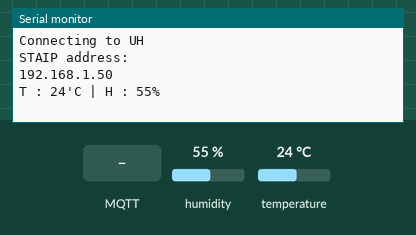
A sketch run on a simulated ESP32. Parts: the last lines printed to the serial monitor. Inputs (shaded band) come from the test bench; at power-on: humidity 55 %, temperature 24 °C. WiFi joins after 1.5 s; servers stay silent unless stated; no MQTT or app messages arrive unless stated.

Above: at 2.7 s.
2.8 s: MQTT message "cp/m" arrives on the first subscribed topic
5.0 s: MQTT message "on" arrives on the first subscribed topic
7.1 s: MQTT message "off" arrives on the first subscribed topic
9.1 s: humidity set to 22 %
At 10.4 s:
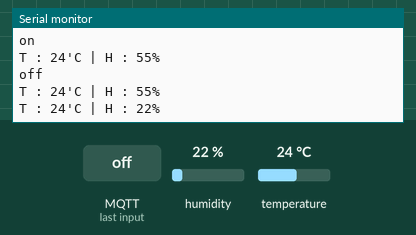
10.6 s: temperature set to 12 °C
At 12.0 s:
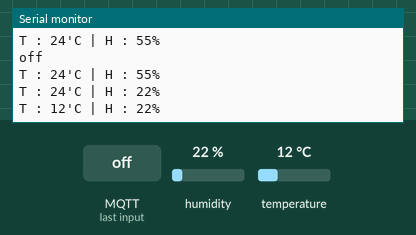
12.1 s: humidity set to 40 %
At 14.4 s:
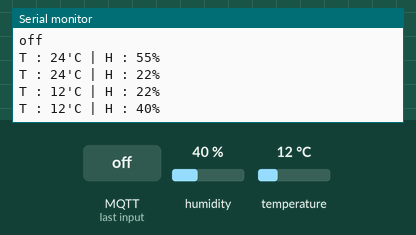
Timing chart, 0 to 14.6 s (numbered marks = the images above; inputs shaded):
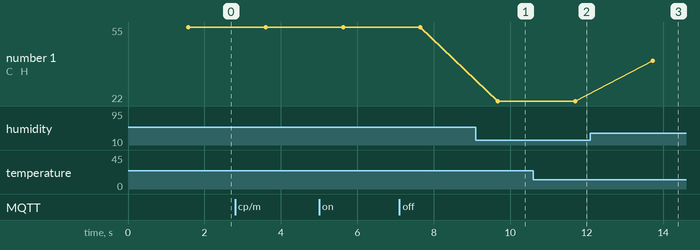

Measured:
- after the input at 9.1 s, the serial monitor: prints a new line after 0.57 s (image 1)
- after the input at 10.6 s, the serial monitor: prints a new line after 1.1 s (image 2)
- after the input at 12.1 s, the serial monitor: prints a new line after 1.6 s (image 3)
- plotted number 1: 55 → 22 after the input at 9.1 s, 22 → 40 after the input at 12.1 s

The sketch:

mqtt.ino
```cpp
/*
 * Generated using BlocklyDuino:
 *
 * https://github.com/MediaTek-Labs/BlocklyDuino-for-LinkIt
 *
 * Date: Tue, 11 Jul 2023 06:45:58 GMT
 */
/*  部份程式由吉哥積木產生  */
/*  https://sites.google.com/jes.mlc.edu.tw/ljj/linkit7697  */
#include <WiFi.h>
#include "SimpleDHT.h"
SimpleDHT11 dht11(4);
byte dht11_temperature = 0;
byte dht11_humidity = 0;
#include <PubSubClient.h>
#define MQTT_SERVER_IP "mqttgo.io"
#define MQTT_SERVER_PORT 1883
#define MQTT_ID ""
#define MQTT_USERNAME ""
#define MQTT_PASSWORD ""

char _lwifi_ssid[] = "UH";
char _lwifi_pass[] = "0910505205";
void initWiFi() {
  WiFi.mode(WIFI_AP_STA);

  for (int i=0;i<2;i++) {
    WiFi.begin(_lwifi_ssid, _lwifi_pass);

    delay(1000);
    Serial.println("");
    Serial.print("Connecting to ");
    Serial.println(_lwifi_ssid);

    long int StartTime=millis();
    while (WiFi.status() != WL_CONNECTED) {
        delay(500);
        if ((StartTime+5000) < millis()) break;
    }

    if (WiFi.status() == WL_CONNECTED) {
      Serial.println("");
      Serial.println("STAIP address: ");
      Serial.println(WiFi.localIP());
      Serial.println("");

      break;
    }
  }
}

void dht11_read() {
  dht11_temperature = 0;
  dht11_humidity = 0;
  dht11.read(&dht11_temperature, &dht11_humidity, NULL);
}

String receivedTopic="";
String receivedMsg="";
bool waitForE=true;
bool ended=true;
bool pubCtrl=false;

WiFiClient mqttClient;
PubSubClient myClient(mqttClient);

void connectMQTT(){
  while (!myClient.connected()){
    if (!myClient.connect(MQTT_ID,MQTT_USERNAME,MQTT_PASSWORD))
    {
      delay(5000);
    }
  }
}

void mqttCallback(char* topic, byte* payload, unsigned int length){
  receivedTopic=String(topic);
  receivedMsg="";
  for (unsigned int myIndex = 0; myIndex < length; myIndex++)
  {
      receivedMsg += (char)payload[myIndex];
  }
  receivedMsg.trim();
  if (receivedTopic == "cp/m") {
    Serial.println(receivedMsg);
  }

}

void setup()
{
  Serial.begin(115200);

  initWiFi();
  myClient.setServer(MQTT_SERVER_IP, MQTT_SERVER_PORT);
  myClient.setCallback(mqttCallback);

  connectMQTT();
  myClient.subscribe(String("cp/m").c_str());
}


void loop()
{
  myClient.loop();
  dht11_read();
  Serial.println((String("T : ")+String(dht11_temperature)+String("\'C | H : ")+String(dht11_humidity)+String("%")));
  myClient.publish(String("cp/t").c_str(),String((dht11_temperature)).c_str());
  myClient.publish(String("cp/h").c_str(),String((dht11_humidity)).c_str());
  delay(2000);
}
```
